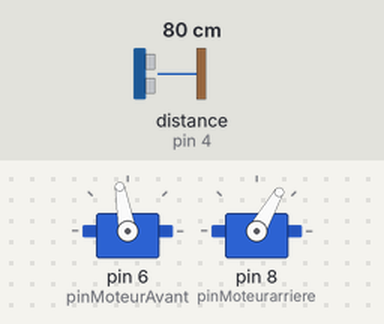
Bench run of a sketch on a simulated Arduino Uno, built with avr-gcc and run on an emulated ATmega328P. Shown: 2 × servo. The test bench sets the inputs (shaded band); at power-on: distance to the obstacle (sensor on pin 4) 80 cm. What the sketch prints to the serial monitor is not drawn.

Above: at 2.4 s.
2.5 s: distance to the obstacle (sensor on pin 4) set to 196 cm
6.0 s: distance to the obstacle (sensor on pin 4) set to 205 cm
At 7.1 s:
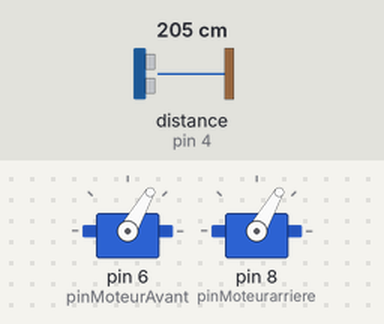
8.1 s: distance to the obstacle (sensor on pin 4) set to 2 cm
At 9.43 s:
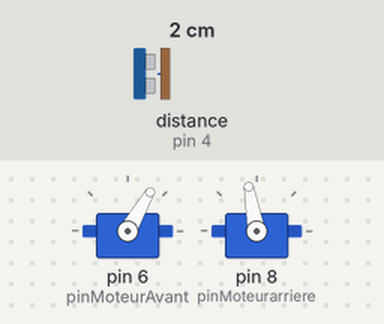
11.8 s: distance to the obstacle (sensor on pin 4) set to 250 cm
At 13.5 s:
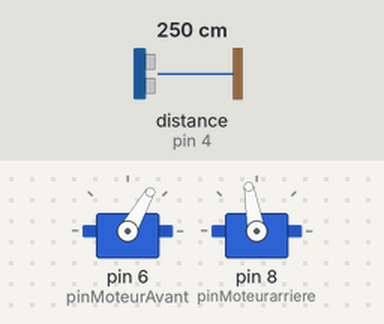
Timing chart, 0 to 14.9 s (numbered marks = the images above; inputs shaded):
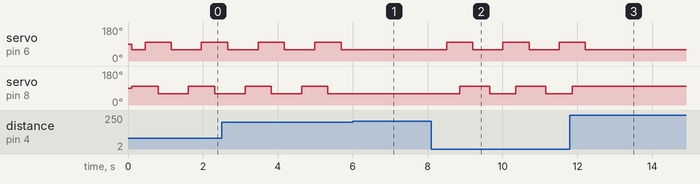

Measured:
- the behaviour switches between 200 and 201 cm on distance to the obstacle (sensor on pin 4) (found by bisection; images 0 and 1)
- after the input at 6.0 s, servo on pin 6 (pinMoteurAvant): stays 60° (without the input it goes to 100° after 0.50 s); servo on pin 8 (pinMoteurarriere): stays 60° (without the input it goes to 100° after 0.15 s)
- after the input at 8.1 s, servo on pin 6 (pinMoteurAvant): alternates 100° for 0.70 s and 60° for 0.80 s, starting after 0.41 s; servo on pin 8 (pinMoteurarriere): alternates 100° for 0.80 s and 60° for 0.70 s, starting after 0.76 s
- after the input at 11.8 s, servo on pin 6 (pinMoteurAvant): goes on until 12.2 s, then stays 60°; servo on pin 8 (pinMoteurarriere): goes on until 11.9 s, then stays 100°
- by itself, servo on pin 6 (pinMoteurAvant), servo on pin 8 (pinMoteurarriere): alternates 100° for 0.70 s and 60° for 0.81 s

The sketch:

chien.ino
```cpp
#include <NewPing.h>
#include <Servo.h>

Servo servoAvant, servoArriere;
NewPing sonar(2,4,200);
char avant[] = {60,100,100,100,100,60,60,60};
char arriere[] = {60,60,100,60,100,100,60,100};

int distance = 0;
int distMin =20;
int pinMoteurAvant = 6;
int pinMoteurarriere = 8;

void setup() {
  servoAvant.attach(pinMoteurAvant);
  servoArriere.attach(pinMoteurarriere);
  Serial.begin(9600);

}

void loop() {

  distance = 0;

   while(distance == 0){
      distance = quelleDistance();
      Serial.print(distance);
  }

  if( distance > distMin) {
    avance();
  }else {
    recule();
  }
}

void avance(){
  for( int n=0;n<4;n++){
     servoAvant.write(avant[2*n]);
     servoArriere.write(avant[(2*n)+1]);
     delay(350);
  }
}

void recule(){
  for( int n=0;n<4;n++){
     servoAvant.write(arriere[2*n]);
     servoArriere.write(arriere[(2*n)+1]);
     delay(350);
  }
}

int quelleDistance(){
  delay(100);
  unsigned int uS = sonar.ping();
  int cm = uS/US_ROUNDTRIP_CM;
  return cm;
}
```
